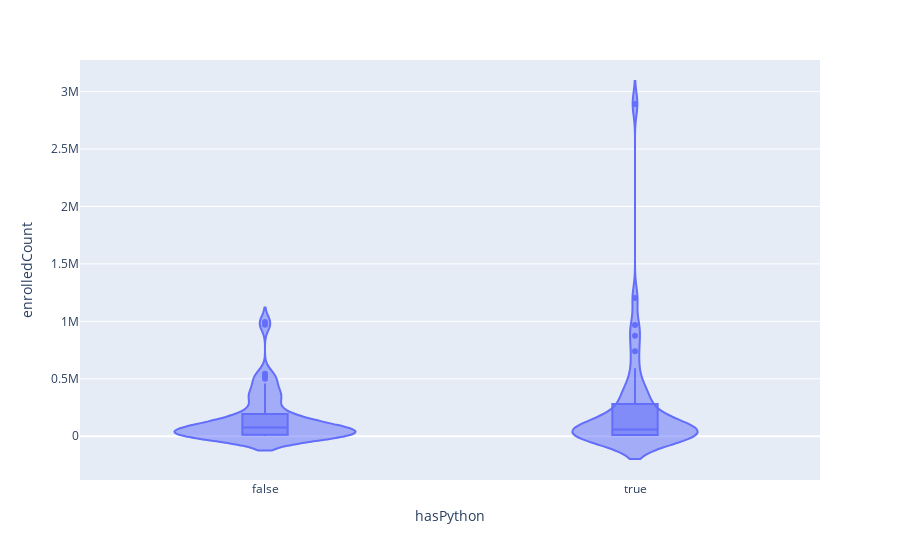

The notebook cell saved with this chart:
### Markdown cell above
Violin Plots

### Code cell
fig = px.violin(coursera, x="hasPython", y="enrolledCount",box=True)

fig.show()

### Figure 1 — Plotly figure (JSON) as saved in the notebook; plotly's stock layout.template omitted (floating-point values rounded to 4 significant figures)
{"data": [{"alignmentgroup": "True", "box": {"visible": true}, "hovertemplate": "hasPython=%{x}<br>enrolledCount=%{y}<extra></extra>", "legendgroup": "", "marker": {"color": "#636efa"}, "name": "", "offsetgroup": "", "orientation": "v", "scalegroup": "True", "showlegend": false, "type": "violin", "x": [false, false, false, true, false, false, false, false, true, false, false, false, false, false, true, true, false, false, false, true, false, false, true, false, false, true, true, true, true, true, true, false, false, false, false, true, true, true, true, true, true, true, true, true, false, false, true, true, false, true, false, false, true, true, false, true, true, true, true, false, true, true, true, false, false, false, false, true, false, true, true, true, false, true, true, false, true, false, true, true, false, false, false, false, false, false, false, false, false, false, false, false, false, false, false, false, false, false, false, false, false, false], "x0": " ", "xaxis": "x", "y": [365621, 129874, 97661, 375689, 153704, 120010, 93657, 150611, 1204179, 501308, 421341, 459965, 337883, 126103, 81583, 182118, 344472, 42560, 16546, 280064, 23006, 15669, 7745, 6441, 53152, 59484, 592016, 2892552, 967464, 462848, 875753, 379543, 104266, 76223, 91046, 338698, 20723, 47242, 59484, 739647, 181199, 280064, 133685, 20341, 23125, 6264, 392122, 190956, 198940, 95087, null, 15849, 4918, 3706, 2421, 5929, 3106, 2698, 5235, 287831, 26340, 87000, 24971, 36468, 35265, 6132, 2097, 1765, 3029, 122243, 39911, 31241, 5895, 34157, 11589, 1504, 12833, 5355, 7215, 2141, 51827, 7231, 5353, 5007, 970365, 91941, 1914, 522361, 196685, 188889, 108835, 50897, 544965, 287831, 185828, 84381, 43802, 62244, 36041, 8824, 995162, 12124], "y0": " ", "yaxis": "y"}], "layout": {"legend": {"tracegroupgap": 0}, "margin": {"t": 60}, "violinmode": "group", "xaxis": {"anchor": "y", "domain": [0, 1], "title": {"text": "hasPython"}}, "yaxis": {"anchor": "x", "domain": [0, 1], "title": {"text": "enrolledCount"}}}}
